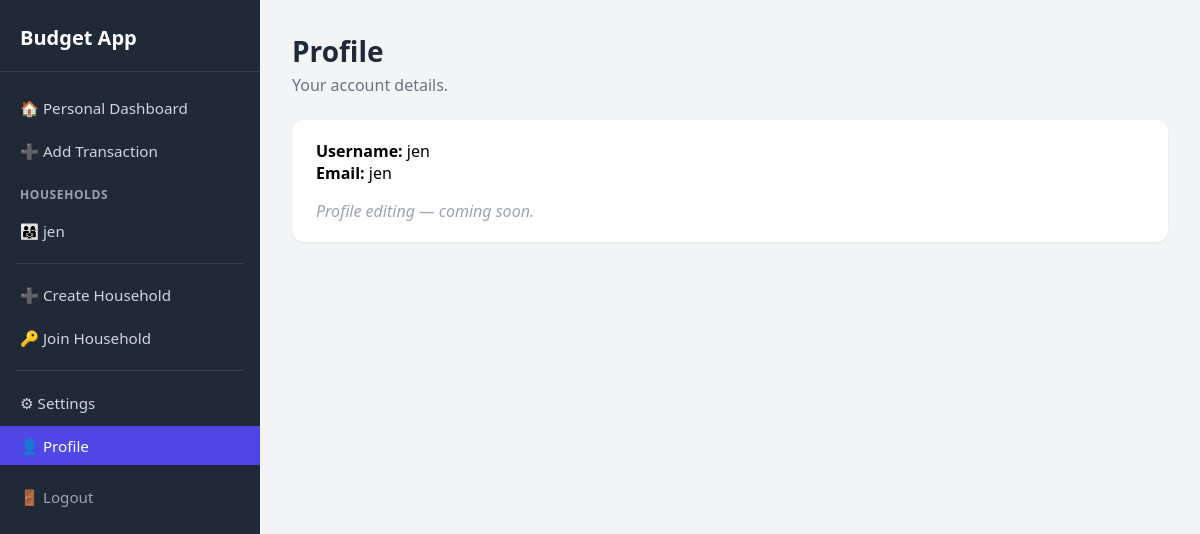
The app's page /profile (signed in) with its own data.
### app/models.py (models this page shows, shortened)
class Household(db.Model):
    __tablename__ = "household"
    household_id = db.Column(db.Integer, primary_key=True)
    name = db.Column(db.String(120), nullable=False)
    invite_code = db.Column(db.String(50), unique=True, nullable=True)
    memberships = db.relationship("HouseholdMembership", back_populates="household", lazy=True)
    categories = db.relationship("Category", backref="household", lazy=True, foreign_keys="Category.household_id")
    transactions = db.relationship("Transaction", backref="household", lazy=True)
    budgets = db.relationship("Budget", backref="household", lazy=True)

class User(db.Model, UserMixin):
    __tablename__ = "user"
    id = db.Column(db.Integer, primary_key=True)
    username = db.Column(db.String(80), unique=True, nullable=False)
    email = db.Column(db.String(120), unique=True, nullable=True)
    password_hash = db.Column(db.String(255), nullable=False)
    memberships = db.relationship("HouseholdMembership", back_populates="user", lazy=True)
    transactions = db.relationship("Transaction", backref="user", lazy=True, foreign_keys="Transaction.user_id")
    budgets = db.relationship("Budget", backref="user", lazy=True, foreign_keys="Budget.user_id")
    categories = db.relationship("Category", backref="user", lazy=True, foreign_keys="Category.user_id")
    @property
    def households(self):
        return [m.household for m in self.memberships]

### app/main/dashboard.py (the view)
@bp.route("/profile")
@login_required
def profile():
    return render_template("profile.html")

### app/templates/profile.html (shortened to what this page needs)
{% extends "base.html" %}
{% block content %}
<h1 class="page-title">Profile</h1>
<p class="page-subtitle">Your account details.</p>
<div class="card">
  <p><strong>Username:</strong> {{ current_user.username }}</p>
  <p><strong>Email:</strong> {{ current_user.email or '—' }}</p>
  <p class="empty" style="margin-top: 1rem;">Profile editing — coming soon.</p>
</div>
{% endblock %}

### app/templates/base.html (shortened to what this page needs)
<!DOCTYPE html>
<html lang="en">
<head>
  <link rel="stylesheet" href="{{ url_for('static', filename='css/styles.css') }}">
</head>
<body class="app-body">
<div class="app-container">
  <aside class="sidebar">
    <h2 class="sidebar-brand">Budget App</h2>
    <nav class="sidebar-nav">
      <a href="{{ url_for('main.personal_dashboard') }}" class="sidebar-link {% if request.endpoint == 'main.personal_dashboard' %}active{% endif %}">🏠 Personal Dashboard</a>
      <a href="{{ url_for('main.add_transaction') }}" class="sidebar-link {% if request.endpoint == 'main.add_transaction' %}active{% endif %}">➕ Add Transaction</a>
      {% if current_user.households %}
        <div class="sidebar-section-label">Households</div>
        {% for h in current_user.households %}
          <a href="{{ url_for('main.household_dashboard', household_id=h.household_id) }}" class="sidebar-link ">👨‍👩‍👧 {{ h.name }}</a>
        {% endfor %}
      {% endif %}
      <hr class="sidebar-hr">
      <a href="{{ url_for('main.create_household') }}" class="sidebar-link {% if request.endpoint == 'main.create_household' %}active{% endif %}">➕ Create Household</a>
      <a href="{{ url_for('main.join_household') }}" class="sidebar-link {% if request.endpoint == 'main.join_household' %}active{% endif %}">🔑 Join Household</a>
      <hr class="sidebar-hr">
      <a href="{{ url_for('main.settings') }}" class="sidebar-link {% if request.endpoint == 'main.settings' %}active{% endif %}">⚙ Settings</a>
      <a href="{{ url_for('main.profile') }}" class="sidebar-link {% if request.endpoint == 'main.profile' %}active{% endif %}">👤 Profile</a>
      <a href="{{ url_for('main.logout') }}" class="sidebar-link sidebar-link-logout">🚪 Logout</a>
    </nav>
  </aside>
  <main class="content">
    {% block content %}{% endblock %}
  </main>
</div>
</body>
</html>

### app/static/css/styles.css (style rules this page uses)
* { margin: 0; padding: 0; box-sizing: border-box; }
body { font-family: 'Segoe UI', system-ui, sans-serif; background: linear-gradient(135deg, #667eea 0%, #764ba2 100%); min-height: 100vh; display: flex; align-items: center; justify-content: center; padding: 20px; }
body.app-body { background: #f3f4f6; min-height: 100vh; display: block; padding: 0; align-items: stretch; justify-content: stretch; }
.app-container { display: flex; min-height: 100vh; }
.sidebar { width: 260px; min-width: 260px; background: #1f2937; color: #e5e7eb; padding: 1.5rem 0; display: flex; flex-direction: column; }
.sidebar-brand { font-size: 1.25rem; font-weight: 700; color: #fff; padding: 0 1.25rem 1.25rem; margin: 0; border-bottom: 1px solid #374151; }
.sidebar-nav { padding: 1rem 0; display: flex; flex-direction: column; gap: 0.25rem; }
.sidebar-link { display: block; padding: 0.6rem 1.25rem; color: #d1d5db; text-decoration: none; font-size: 0.95rem; transition: background 0.15s, color 0.15s; }
.sidebar-link.active { background: #4f46e5; color: #fff; }
.sidebar-link-logout { margin-top: 0.5rem; color: #9ca3af; }
.sidebar-section-label { font-size: 0.75rem; font-weight: 600; text-transform: uppercase; letter-spacing: 0.05em; color: #9ca3af; padding: 0.75rem 1.25rem 0.25rem; }
.sidebar-hr { border: none; border-top: 1px solid #374151; margin: 0.5rem 1rem; }
.content { flex: 1; padding: 2rem; overflow-auto; }
.content .page-title { color: #1f2937; font-size: 1.75rem; margin-bottom: 0.25rem; }
.content .page-subtitle { color: #6b7280; font-size: 1rem; margin-bottom: 1.5rem; }
.content .card { background: #fff; border-radius: 12px; box-shadow: 0 1px 3px rgba(0,0,0,0.08); padding: 1.25rem 1.5rem; margin-bottom: 1.25rem; }
.content .empty { color: #9ca3af; font-style: italic; }

### records on screen
Household: name "jen"
User: username "jen", email "jen"
